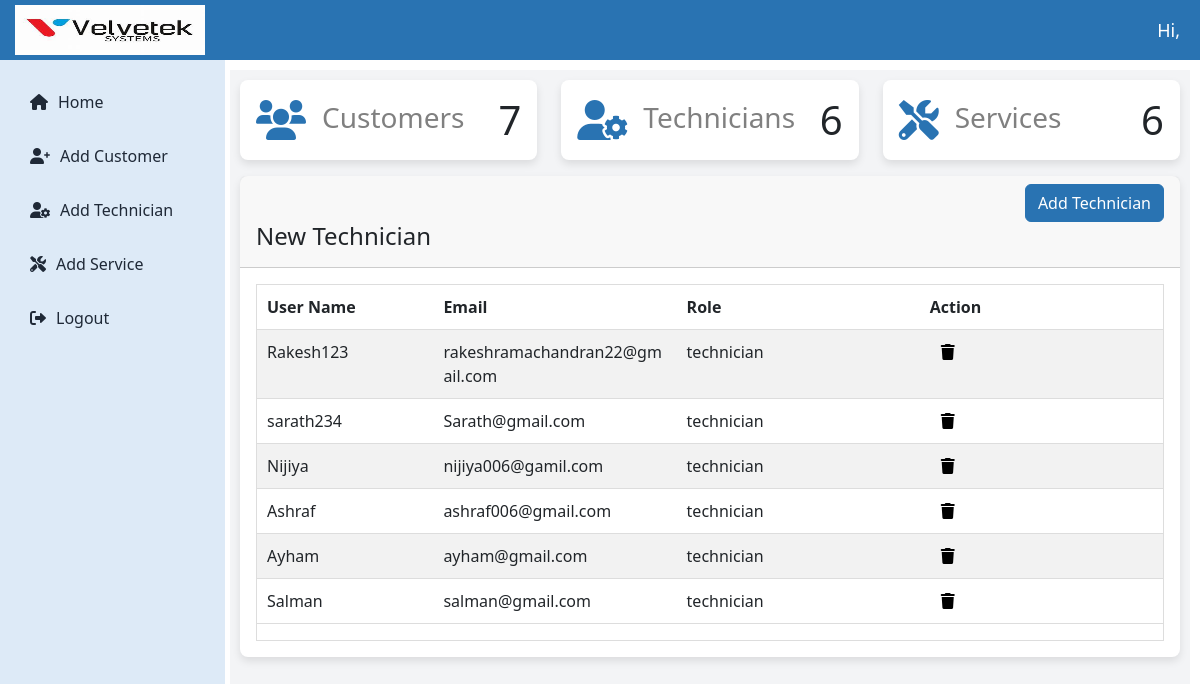
The app's page /velvetekapp/technicians/ with its own data.
### loginapp/models.py (models this page shows, shortened)
class CustomUser(AbstractUser):
    ROLE_CHOICES = (
        ('admin', 'Admin'),
        ('technician', 'Technician'),
        ('user', 'User'),
    )
    role = models.CharField(max_length=20, choices=ROLE_CHOICES, default='user')

### velvetekapp/views.py (the view)
# urls.py: path('technicians/',views.list_technicians, name='list_technicians'),
def list_technicians(request):
    technicians = CustomUser.objects.filter(role='technician')
    customer_count = Customer.objects.count()
    total_services = Apply.objects.count()
    technician_count = CustomUser.objects.filter(role='technician').count()
    context = {
        'technicians': technicians,
        'customer_count': customer_count,
        'total_services': total_services,
        'technician_count': technician_count,
    }
    return render(request, 'list_technicians.html',context)

### templates/list_technicians.html (shortened to what this page needs)
{% extends 'admin_dashboard.html' %}
{% block content %}
<div class="container">
  <div class="page-inner">
    <div class="row">
      <div class="col-md-12">
        <div class="card">
          <div class="card-header">
            <div class="ms-md-auto py-2 py-md-0 text-end">
              <a href="#" onclick="openTechnicianModal()" class="btn btn-primary"> Add Technician </a>
            </div>
            <h4 class="card-title">New Technician</h4>
          </div>
          <div class="card-body">
            <div class="table-responsive" style="max-height: 400px; overflow-x: auto; overflow-y: auto; white-space: nowrap;">
              <table id="basic-datatables" class="display table table-striped table-hover">
              <thead>
                <tr>
                  <th>User Name</th>
                  <th>Email</th>
                  <th>Role</th>
                  <th>Action</th>
                </tr>
              </thead>
              <tbody>
                {% for d in technicians %}
                <tr>
                  <td>{{ d.username }}</td>
                  <td>{{ d.email }}</td>
                  <td>{{ d.role }}</td>
                  <td>
                <form method="post" action="{% url 'delete_technician' d.id %}" style="display:inline-block; margin-left:5px;">
                  <button type="button" class="icon-link delete-icon" title="Delete"
                   data-bs-toggle="modal" data-bs-target="#deleteTechnicianModal{{ d.id }}">
                    <i class="fa fa-trash" aria-hidden="true"></i>
                  </button>
              </form>
                  </td>
                </tr>
                {% endfor %}
              </tbody>
            </table>
          </div>
        </div>
      </div>
    </div>
{% endblock %}

### static/assets/css/admin_dashboard.css (style rules this page uses)
:root { --primary-color: #2973B2; --secondary-color: #F3F4F6; --accent-color: #441172; --text-color: #1F2937; --white: #ffffff; --sidebar-color: #DDEAF7; }
.card { border: none; border-radius: 8px; box-shadow: 0 4px 8px rgba(0, 0, 0, 0.1); transition: transform 0.2s ease, box-shadow 0.2s ease; }
.btn-primary { background-color: var(--primary-color) !important; border-color: var(--primary-color) !important; color: #fff !important; }
.table-responsive { overflow-x: auto; overflow-y: auto; border: 1px solid #ddd; max-height: 485px; height: auto; transition: height 0.3s ease; }
.table { width: 100%; word-wrap: break-word; white-space: normal; table-layout: auto; border-collapse: collapse; }
.table th:nth-child(2), .table td:nth-child(2) { min-width: 100px !important; max-width: 150px !important; }
.table th:nth-child(3), .table td:nth-child(3) { min-width: 150px !important; max-width: 200px !important; }
.table th:nth-child(4), .table td:nth-child(4) { min-width: 150px !important; max-width: 150px !important; }
.table th, .table td { padding: 10px !important; text-align: left !important; border-bottom: 1px solid #ddd !important; border-right: none !important; border-left: none !important; }
.icon-link { color: 2973B2; text-decoration: none; }
.delete-icon { background: none; border: none; cursor: pointer; }

### records on screen
CustomUser: username "Rakesh123", email "rakeshramachandran22@gmail.com", role "technician"
CustomUser: username "sarath234", email "Sarath@gmail.com", role "technician"
CustomUser: username "Nijiya", email "nijiya006@gamil.com", role "technician"
CustomUser: username "Ashraf", email "ashraf006@gmail.com", role "technician"
CustomUser: username "Ayham", email "ayham@gmail.com", role "technician"
CustomUser: username "Salman", email "salman@gmail.com", role "technician"

### other values on screen
{{ customer_count }} "7"
{{ technician_count }} "6"
{{ total_services }} "6"
